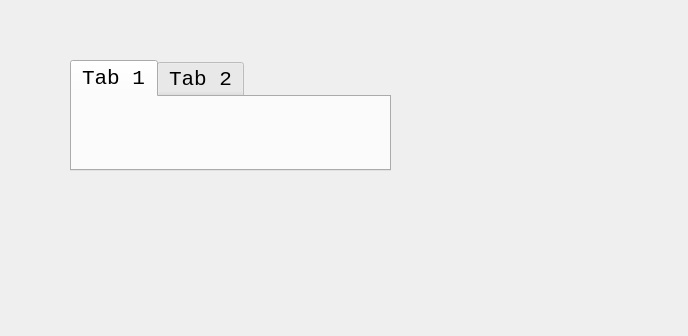
<?xml version="1.0" encoding="UTF-8"?>
<ui version="4.0">
 <class>test1</class>
 <widget class="QWidget" name="test1">
  <property name="geometry">
   <rect>
    <x>0</x>
    <y>0</y>
    <width>688</width>
    <height>336</height>
   </rect>
  </property>
  <property name="windowTitle">
   <string>Form</string>
  </property>
  <widget class="QTabWidget" name="tabWidget">
   <property name="geometry">
    <rect>
     <x>70</x>
     <y>60</y>
     <width>321</width>
     <height>111</height>
    </rect>
   </property>
   <property name="font">
    <font>
     <family>Courier New</family>
     <pointsize>16</pointsize>
    </font>
   </property>
   <property name="layoutDirection">
    <enum>Qt::LeftToRight</enum>
   </property>
   <property name="styleSheet">
    <string notr="true"/>
   </property>
   <property name="currentIndex">
    <number>0</number>
   </property>
   <property name="elideMode">
    <enum>Qt::ElideMiddle</enum>
   </property>
   <property name="movable">
    <bool>true</bool>
   </property>
   <property name="tabBarAutoHide">
    <bool>false</bool>
   </property>
   <widget class="QWidget" name="tab">
    <attribute name="icon">
     <iconset resource="ui/network/res.qrc">
      <normaloff>:/images/images/828.bmp</normaloff>:/images/images/828.bmp</iconset>
    </attribute>
    <attribute name="title">
     <string>Tab 1</string>
    </attribute>
   </widget>
   <widget class="QWidget" name="tab_2">
    <attribute name="title">
     <string>Tab 2</string>
    </attribute>
   </widget>
  </widget>
 </widget>
 <resources>
  <include location="ui/network/res.qrc"/>
 </resources>
 <connections/>
</ui>
